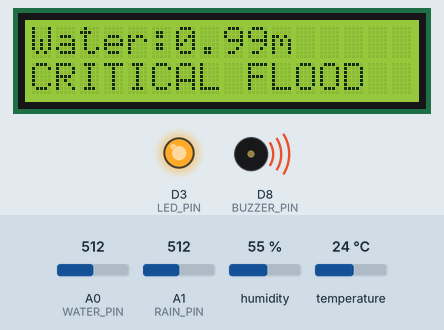
A sketch run on a simulated Arduino Uno R4 WiFi. Parts: 16×2 character LCD, output pins drawn as LEDs (lit = HIGH), buzzer (waves = sounding, pin HIGH). Dashed ring = blinking. Inputs (shaded band) come from the test bench; at power-on: A0 (WATER_PIN) = 512, A1 (RAIN_PIN) = 512, humidity 55 %, temperature 24 °C. WiFi joins after 1.5 s; servers stay silent unless stated; what the sketch prints to the serial monitor is not drawn.

Above: at 4.3 s.
4.4 s: A0 (WATER_PIN) set to 485
At 6.1 s:
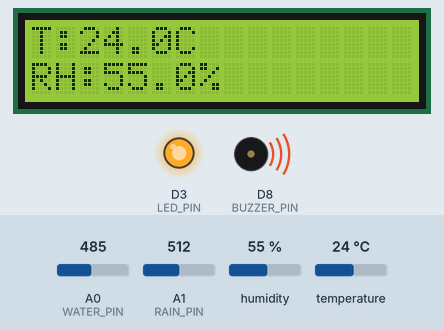
7.8 s: A0 (WATER_PIN) set to 407
At 12.2 s:
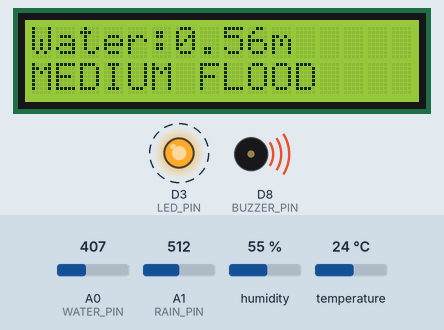
16.8 s: A0 (WATER_PIN) set to 372
At 18.9 s:
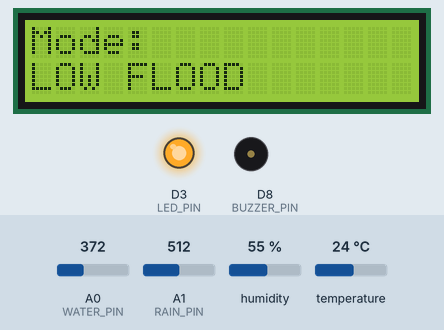
21.6 s: A1 (RAIN_PIN) set to 716
At 24.4 s:
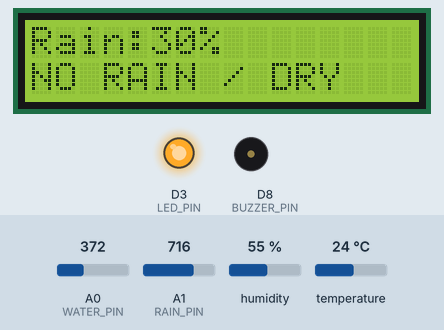
29.6 s: A0 (WATER_PIN) set to 992
At 31.18 s:
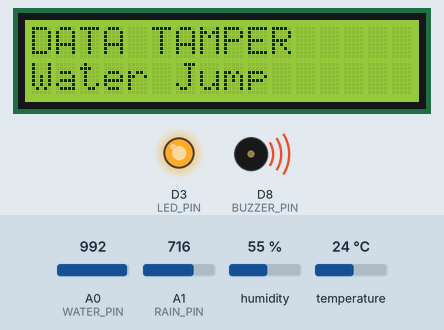
32.1 s: A0 (WATER_PIN) set to 1014
Timing chart, 0 to 42.1 s (numbered marks = the images above; inputs shaded):
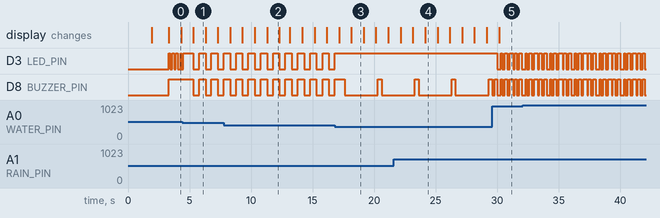

The sketch:

FloodWatch_Public.ino
```cpp
/*
 * FloodWatch IoT - Public / Sanitized Portfolio Firmware
 *
 * Target: Arduino UNO R4 WiFi
 * Sensors: analog water-level sensor, LM393 rain module, DHT22/AM2302
 * Outputs: 16x2 I2C LCD, status LED, active buzzer
 * Cloud: Blynk IoT, virtual pins V0-V10
 *
 * IMPORTANT
 * ---------
 * This public version is reconstructed from the documented final hardware mapping,
 * test evidence and a recovered earlier source revision. Credentials are intentionally
 * removed. Exact private/demo configuration (including Blynk event codes and any
 * deployment-specific hysteresis tuning) is not published here.
 */

#define BLYNK_TEMPLATE_ID "TMPL_REPLACE_WITH_YOUR_TEMPLATE_ID"
#define BLYNK_TEMPLATE_NAME "FloodWatch IoT"
#define BLYNK_PRINT Serial

#include <Wire.h>
#include <WiFiS3.h>
#include <BlynkSimpleWifi.h>
#include <DHT.h>
#include <LiquidCrystal_I2C.h>
#include "secrets.h"

// -----------------------------------------------------------------------------
// Final documented pin mapping
// -----------------------------------------------------------------------------
#define WATER_PIN   A0
#define RAIN_PIN    A1
#define DHT_PIN     2
#define LED_PIN     3
#define BUZZER_PIN  8

#define DHT_TYPE DHT22
DHT dht(DHT_PIN, DHT_TYPE);
LiquidCrystal_I2C lcd(0x27, 16, 2);
BlynkTimer timer;

// -----------------------------------------------------------------------------
// Final documented water thresholds (raw ADC)
// -----------------------------------------------------------------------------
#define WATER_LOW_RAW       200
#define WATER_MEDIUM_RAW    390
#define WATER_CRITICAL_RAW  500

// Piecewise calibration points recovered from the implementation evidence.
#define WATER_DRY_RAW   5
#define WATER_1CM_RAW   315
#define WATER_2CM_RAW   430
#define WATER_3CM_RAW   470
#define WATER_FULL_RAW  515

// Rain thresholds recovered from the latest available source revision.
#define RAIN_DRY_RAW     550
#define RAIN_LOW_RAW     465
#define RAIN_MEDIUM_RAW  340

// -----------------------------------------------------------------------------
// State
// -----------------------------------------------------------------------------
int waterRaw = 0;
int previousWaterRaw = 0;
int rainRaw = 1023;
int rainPercent = 0;

float physicalWaterCm = 0.0f;
float scaledWaterM = 0.0f;
float temperatureC = 0.0f;
float humidityPct = 0.0f;

String floodStatus = "NO FLOOD";
String rainStatus = "NO RAIN / DRY";
String tamperReason = "NO";
String sensorIssueReason = "NO";

bool tamperLatched = false;
bool sensorIssueLatched = false;
bool startupCheckCompleted = false;
bool previousWaterAvailable = false;
int dhtFailCount = 0;

unsigned long lastSensorRead = 0;
unsigned long lastDhtRead = 0;
unsigned long lastLcdUpdate = 0;
unsigned long lastSerialPrint = 0;
unsigned long modeStartTime = 0;

const unsigned long SENSOR_INTERVAL_MS = 500;
const unsigned long DHT_INTERVAL_MS = 2000;      // DHT22 safe acquisition interval
const unsigned long CLOUD_INTERVAL_MS = 2000;    // documented cloud telemetry interval
const unsigned long LCD_INTERVAL_MS = 1000;
const unsigned long SERIAL_INTERVAL_MS = 1000;

int lcdPage = 0;

// -----------------------------------------------------------------------------
// Operating modes
// -----------------------------------------------------------------------------
enum AlertMode {
  MODE_SAFE,
  MODE_LOW_RAIN,
  MODE_MEDIUM_RAIN,
  MODE_HIGH_RAIN,
  MODE_LOW_FLOOD,
  MODE_MEDIUM_FLOOD,
  MODE_CRITICAL_FLOOD,
  MODE_DATA_TAMPERING,
  MODE_SENSOR_ISSUE
};

AlertMode currentMode = MODE_SAFE;

// -----------------------------------------------------------------------------
// Helpers
// -----------------------------------------------------------------------------
void setBuzzer(bool on) {
  digitalWrite(BUZZER_PIN, on ? HIGH : LOW);
}

String modeText() {
  switch (currentMode) {
    case MODE_SAFE:           return "SAFE";
    case MODE_LOW_RAIN:       return "LOW RAIN";
    case MODE_MEDIUM_RAIN:    return "MEDIUM RAIN";
    case MODE_HIGH_RAIN:      return "HIGH RAIN";
    case MODE_LOW_FLOOD:      return "LOW FLOOD";
    case MODE_MEDIUM_FLOOD:   return "MEDIUM FLOOD";
    case MODE_CRITICAL_FLOOD: return "CRITICAL FLOOD";
    case MODE_DATA_TAMPERING: return "DATA TAMPER";
    case MODE_SENSOR_ISSUE:   return "SENSOR ISSUE";
    default:                  return "UNKNOWN";
  }
}

void setSystemMode(AlertMode newMode) {
  if (newMode == currentMode) return;

  currentMode = newMode;
  modeStartTime = millis();
  digitalWrite(LED_PIN, LOW);
  setBuzzer(false);

  // Transition-aware logging: a mode message is produced only when the mode changes.
  Serial.print("MODE CHANGED: ");
  Serial.println(modeText());
}

// -----------------------------------------------------------------------------
// Sensor acquisition
// -----------------------------------------------------------------------------
void readWaterSensor() {
  if (previousWaterAvailable) {
    previousWaterRaw = waterRaw;
  }

  // 15-sample median filter, matching the documented final implementation.
  const int sampleCount = 15;
  int samples[sampleCount];

  for (int i = 0; i < sampleCount; i++) {
    samples[i] = analogRead(WATER_PIN);
    delay(10);
  }

  for (int i = 0; i < sampleCount - 1; i++) {
    for (int j = i + 1; j < sampleCount; j++) {
      if (samples[j] < samples[i]) {
        int tmp = samples[i];
        samples[i] = samples[j];
        samples[j] = tmp;
      }
    }
  }

  waterRaw = samples[sampleCount / 2];

  if (!previousWaterAvailable) {
    previousWaterRaw = waterRaw;
    previousWaterAvailable = true;
  }

  // Piecewise scaling to the 0.00-1.00 m prototype display range.
  if (waterRaw <= WATER_DRY_RAW) {
    physicalWaterCm = 0.0f;
    scaledWaterM = 0.0f;
  } else if (waterRaw <= WATER_1CM_RAW) {
    float r = (waterRaw - WATER_DRY_RAW) /
              (float)(WATER_1CM_RAW - WATER_DRY_RAW);
    physicalWaterCm = r;
    scaledWaterM = r * 0.40f;
  } else if (waterRaw <= WATER_2CM_RAW) {
    float r = (waterRaw - WATER_1CM_RAW) /
              (float)(WATER_2CM_RAW - WATER_1CM_RAW);
    physicalWaterCm = 1.0f + r;
    scaledWaterM = 0.40f + (r * 0.20f);
  } else if (waterRaw <= WATER_3CM_RAW) {
    float r = (waterRaw - WATER_2CM_RAW) /
              (float)(WATER_3CM_RAW - WATER_2CM_RAW);
    physicalWaterCm = 2.0f + r;
    scaledWaterM = 0.60f + (r * 0.20f);
  } else if (waterRaw <= WATER_FULL_RAW) {
    float r = (waterRaw - WATER_3CM_RAW) /
              (float)(WATER_FULL_RAW - WATER_3CM_RAW);
    physicalWaterCm = 3.0f + (r * 0.5f);
    scaledWaterM = 0.80f + (r * 0.20f);
  } else {
    physicalWaterCm = 3.5f;
    scaledWaterM = 1.0f;
  }

  physicalWaterCm = constrain(physicalWaterCm, 0.0f, 3.5f);
  scaledWaterM = constrain(scaledWaterM, 0.0f, 1.0f);

  if (waterRaw >= WATER_CRITICAL_RAW)      floodStatus = "CRITICAL FLOOD";
  else if (waterRaw >= WATER_MEDIUM_RAW)   floodStatus = "MEDIUM FLOOD";
  else if (waterRaw >= WATER_LOW_RAW)      floodStatus = "LOW FLOOD";
  else                                     floodStatus = "NO FLOOD";
}

void readRainSensor() {
  rainRaw = analogRead(RAIN_PIN);
  rainPercent = map(rainRaw, 1023, 0, 0, 100);
  rainPercent = constrain(rainPercent, 0, 100);

  if (rainRaw >= RAIN_DRY_RAW)             rainStatus = "NO RAIN / DRY";
  else if (rainRaw >= RAIN_LOW_RAW)        rainStatus = "LOW RAIN";
  else if (rainRaw >= RAIN_MEDIUM_RAW)     rainStatus = "MEDIUM RAIN";
  else                                     rainStatus = "HIGH RAIN";
}

void readDht22() {
  float h = dht.readHumidity();
  float t = dht.readTemperature();

  if (isnan(h) || isnan(t)) {
    dhtFailCount++;
    Serial.println("DHT22 ERROR: invalid sensor reading");

    // The documented final design separates repeated sensor failure from tampering.
    if (dhtFailCount >= 3) {
      sensorIssueLatched = true;
      sensorIssueReason = "DHT22 invalid/offline";
    }
    return; // retain last valid temperature/humidity values
  }

  dhtFailCount = 0;
  temperatureC = t;
  humidityPct = h;
}

// -----------------------------------------------------------------------------
// Reliability / integrity checks
// -----------------------------------------------------------------------------
bool detectSensorIssue() {
  if (sensorIssueLatched) return true;

  sensorIssueReason = "NO";
  if (dhtFailCount >= 3) {
    sensorIssueLatched = true;
    sensorIssueReason = "DHT22 invalid/offline";
    return true;
  }
  return false;
}

bool detectTampering() {
  if (tamperLatched) return true;

  tamperReason = "NO";

  // One-time startup consistency checks recovered from the implementation logic.
  if (!startupCheckCompleted) {
    startupCheckCompleted = true;

    if (waterRaw >= WATER_MEDIUM_RAW && rainRaw >= RAIN_DRY_RAW) {
      tamperReason = "Startup flood/no rain";
      tamperLatched = true;
      return true;
    }

    if (rainRaw < RAIN_LOW_RAW && waterRaw < WATER_LOW_RAW) {
      tamperReason = "Startup rain/no flood";
      tamperLatched = true;
      return true;
    }

    if (rainRaw < RAIN_LOW_RAW && waterRaw >= WATER_MEDIUM_RAW) {
      tamperReason = "Startup rain/flood";
      tamperLatched = true;
      return true;
    }

    return false;
  }

  // Documented latched anomaly rule: sudden water change >350 raw units.
  if (previousWaterAvailable && abs(waterRaw - previousWaterRaw) > 350) {
    tamperReason = "Sudden water jump";
    tamperLatched = true;
    return true;
  }

  return false;
}

void evaluateSystem() {
  // Priority is explicit so a diagnostic fault cannot be hidden by a normal flood label.
  if (detectSensorIssue())                     setSystemMode(MODE_SENSOR_ISSUE);
  else if (detectTampering())                  setSystemMode(MODE_DATA_TAMPERING);
  else if (waterRaw >= WATER_CRITICAL_RAW)     setSystemMode(MODE_CRITICAL_FLOOD);
  else if (waterRaw >= WATER_MEDIUM_RAW)       setSystemMode(MODE_MEDIUM_FLOOD);
  else if (waterRaw >= WATER_LOW_RAW)          setSystemMode(MODE_LOW_FLOOD);
  else if (rainRaw < RAIN_MEDIUM_RAW)          setSystemMode(MODE_HIGH_RAIN);
  else if (rainRaw < RAIN_LOW_RAW)             setSystemMode(MODE_MEDIUM_RAIN);
  else if (rainRaw < RAIN_DRY_RAW)             setSystemMode(MODE_LOW_RAIN);
  else                                         setSystemMode(MODE_SAFE);
}

// -----------------------------------------------------------------------------
// Blynk V0-V10 telemetry
// -----------------------------------------------------------------------------
void sendToBlynk() {
  if (!Blynk.connected()) return;

  Blynk.virtualWrite(V0, scaledWaterM);
  Blynk.virtualWrite(V1, rainPercent);
  Blynk.virtualWrite(V2, temperatureC);
  Blynk.virtualWrite(V3, humidityPct);
  Blynk.virtualWrite(V4, modeText());
  Blynk.virtualWrite(V5, tamperLatched ? "YES" : "NO");
  Blynk.virtualWrite(V6, sensorIssueLatched ? "YES" : "NO");
  Blynk.virtualWrite(V7, waterRaw);
  Blynk.virtualWrite(V8, rainRaw);
  Blynk.virtualWrite(V9, tamperReason);
  Blynk.virtualWrite(V10, sensorIssueReason);
}

// -----------------------------------------------------------------------------
// Local alert patterns
// -----------------------------------------------------------------------------
void runAlertPattern() {
  bool ledOn = false;
  bool buzzerOn = false;
  unsigned long elapsed = millis() - modeStartTime;

  switch (currentMode) {
    case MODE_SAFE:
      break;
    case MODE_LOW_RAIN:
      ledOn = true;
      break;
    case MODE_MEDIUM_RAIN:
      ledOn = (elapsed % 2000UL) < 1000UL;
      buzzerOn = (elapsed % 4000UL) < 250UL;
      break;
    case MODE_HIGH_RAIN:
      ledOn = (elapsed % 1000UL) < 500UL;
      buzzerOn = (elapsed % 2000UL) < 350UL;
      break;
    case MODE_LOW_FLOOD:
      ledOn = true;
      buzzerOn = (elapsed % 3000UL) < 300UL;
      break;
    case MODE_MEDIUM_FLOOD:
      ledOn = (elapsed % 1000UL) < 500UL;
      buzzerOn = (elapsed % 1000UL) < 500UL;
      break;
    case MODE_CRITICAL_FLOOD:
      ledOn = (elapsed % 300UL) < 150UL;
      buzzerOn = true;
      break;
    case MODE_DATA_TAMPERING:
      ledOn = (elapsed % 400UL) < 200UL;
      buzzerOn = (elapsed % 400UL) < 200UL;
      break;
    case MODE_SENSOR_ISSUE:
      ledOn = true;
      buzzerOn = (elapsed % 5000UL) < 1500UL;
      break;
  }

  digitalWrite(LED_PIN, ledOn ? HIGH : LOW);
  setBuzzer(buzzerOn);
}

// -----------------------------------------------------------------------------
// Local display / diagnostics
// -----------------------------------------------------------------------------
void updateLCD() {
  lcd.clear();

  if (sensorIssueLatched) {
    lcd.setCursor(0, 0); lcd.print("SENSOR ISSUE");
    lcd.setCursor(0, 1); lcd.print("Check DHT22");
    return;
  }

  if (tamperLatched) {
    lcd.setCursor(0, 0); lcd.print("DATA TAMPER");
    lcd.setCursor(0, 1);
    if (tamperReason == "Sudden water jump") lcd.print("Water Jump");
    else if (tamperReason == "Startup flood/no rain") lcd.print("Flood/No Rain");
    else lcd.print("Check Sensors");
    return;
  }

  switch (lcdPage) {
    case 0:
      lcd.setCursor(0, 0); lcd.print("Water:"); lcd.print(scaledWaterM, 2); lcd.print("m");
      lcd.setCursor(0, 1); lcd.print(floodStatus);
      break;
    case 1:
      lcd.setCursor(0, 0); lcd.print("Rain:"); lcd.print(rainPercent); lcd.print("%");
      lcd.setCursor(0, 1); lcd.print(rainStatus);
      break;
    case 2:
      lcd.setCursor(0, 0); lcd.print("T:"); lcd.print(temperatureC, 1); lcd.print("C");
      lcd.setCursor(0, 1); lcd.print("RH:"); lcd.print(humidityPct, 1); lcd.print("%");
      break;
    default:
      lcd.setCursor(0, 0); lcd.print("Mode:");
      lcd.setCursor(0, 1); lcd.print(modeText());
      break;
  }

  lcdPage = (lcdPage + 1) % 4;
}

void printStatus() {
  Serial.println("-----------------------------------");
  Serial.print("Water raw: "); Serial.println(waterRaw);
  Serial.print("Scaled water: "); Serial.print(scaledWaterM, 3); Serial.println(" m");
  Serial.print("Rain raw: "); Serial.println(rainRaw);
  Serial.print("Rain: "); Serial.print(rainPercent); Serial.println(" %");
  Serial.print("Temperature: "); Serial.print(temperatureC, 1); Serial.println(" C");
  Serial.print("Humidity: "); Serial.print(humidityPct, 1); Serial.println(" %");
  Serial.print("Mode: "); Serial.println(modeText());
  Serial.print("Tamper: "); Serial.print(tamperLatched ? "YES" : "NO");
  Serial.print(" / "); Serial.println(tamperReason);
  Serial.print("Sensor issue: "); Serial.print(sensorIssueLatched ? "YES" : "NO");
  Serial.print(" / "); Serial.println(sensorIssueReason);
  Serial.print("Blynk: "); Serial.println(Blynk.connected() ? "ONLINE" : "OFFLINE");
}

BLYNK_CONNECTED() {
  Serial.println("Blynk lifecycle: ONLINE");
}

// -----------------------------------------------------------------------------
// Setup / loop
// -----------------------------------------------------------------------------
void setup() {
  Serial.begin(9600);

  pinMode(LED_PIN, OUTPUT);
  pinMode(BUZZER_PIN, OUTPUT);
  digitalWrite(LED_PIN, LOW);
  setBuzzer(false);

  dht.begin();
  lcd.init();
  lcd.backlight();
  lcd.clear();
  lcd.setCursor(0, 0); lcd.print("FloodWatch IoT");
  lcd.setCursor(0, 1); lcd.print("Connecting...");

  Blynk.begin(BLYNK_DEVICE_TOKEN, WIFI_SSID, WIFI_PASSWORD);

  lcd.clear();
  lcd.setCursor(0, 0); lcd.print("Blynk Connected");
  lcd.setCursor(0, 1); lcd.print("System Ready");
  delay(1200);

  modeStartTime = millis();
  timer.setInterval(CLOUD_INTERVAL_MS, sendToBlynk);

  Serial.println("FloodWatch IoT - sanitized public build started");
}

void loop() {
  Blynk.run();
  timer.run();

  unsigned long now = millis();

  if (now - lastSensorRead >= SENSOR_INTERVAL_MS) {
    lastSensorRead = now;
    readWaterSensor();
    readRainSensor();
    evaluateSystem();
  }

  if (now - lastDhtRead >= DHT_INTERVAL_MS) {
    lastDhtRead = now;
    readDht22();
    evaluateSystem();
  }

  if (now - lastLcdUpdate >= LCD_INTERVAL_MS) {
    lastLcdUpdate = now;
    updateLCD();
  }

  if (now - lastSerialPrint >= SERIAL_INTERVAL_MS) {
    lastSerialPrint = now;
    printStatus();
  }

  runAlertPattern();
}
```

secrets.example.h
```cpp
#pragma once

// Copy this file to secrets.h and replace the placeholder values.
// Never commit firmware/secrets.h to a public repository.

#define WIFI_SSID "YOUR_WIFI_SSID"
#define WIFI_PASSWORD "YOUR_WIFI_PASSWORD"
#define BLYNK_DEVICE_TOKEN "YOUR_BLYNK_DEVICE_AUTH_TOKEN"
```

Measured:
- the behaviour switches between 500 and 499 on A0 (WATER_PIN) (found by bisection; images 0 and 1)
- the behaviour switches between 390 and 389 on A0 (WATER_PIN) (found by bisection; images 2 and 3)
- after the input at 4.4 s, D8 (BUZZER_PIN): alternates HIGH for 0.53 s and LOW for 0.48 s, starting after 0.90 s
- after the input at 16.8 s, D3 (LED_PIN): goes on until 16.8 s, then stays HIGH; the display: first differs from a run without the input after 1.4 s (image 3)
- after the input at 21.6 s, the display: first differs from a run without the input after 2.6 s (image 4)
- after the input at 29.6 s, D3 (LED_PIN): HIGH → LOW after 0.41 s, → HIGH 0.30 s later, → LOW 0.10 s later, → HIGH 0.20 s later, … (11 changes in this stretch); the display: changes after 0.56 s (image 5)
- by itself, D3 (LED_PIN): alternates HIGH for 0.52 s and LOW for 0.48 s
